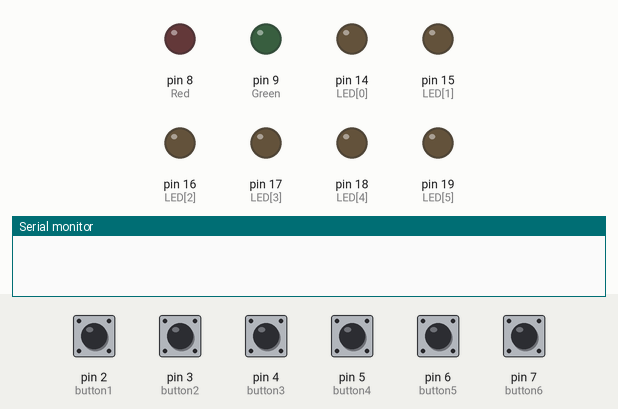
Recording of a sketch running on a simulated Arduino Uno, built with avr-gcc and run on an emulated ATmega328P. Shown: output pins drawn as LEDs (lit = HIGH), the last lines printed to the serial monitor. The inputs (shaded band) are chosen by the test bench; at power-on: pin 2 (button1), pin 3 (button2), pin 4 (button3), pin 5 (button4), pin 6 (button5), pin 7 (button6) HIGH.

Above: at 1.2 s.
1.3 s: pin 2 (button1) pulled LOW for 0.15 s
At 2.5 s:
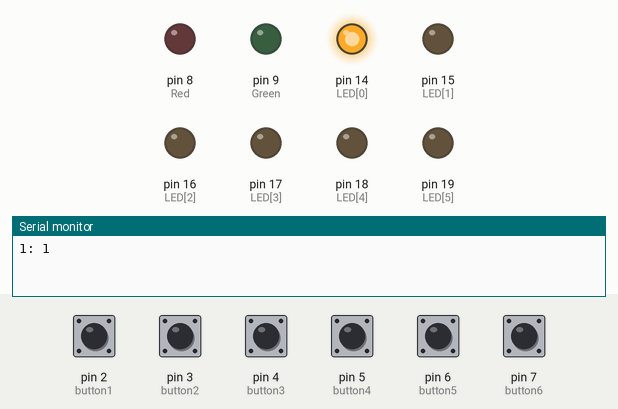
2.9 s: pin 3 (button2) pulled LOW for 0.15 s
At 3.7 s:
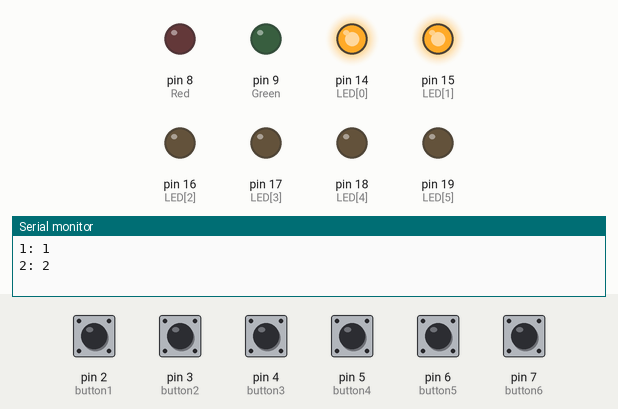
4.5 s: pin 4 (button3) pulled LOW for 1 s
At 6.2 s:
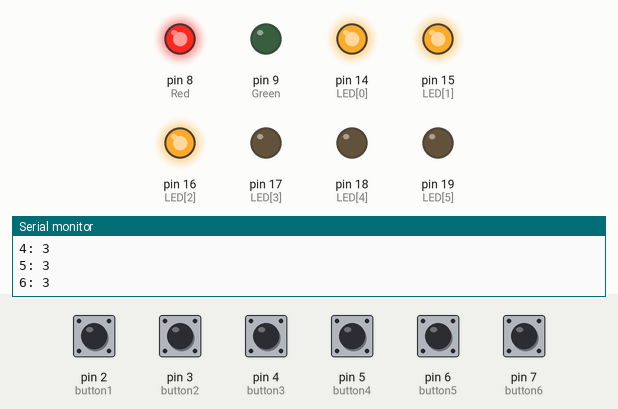
8.5 s: pin 5 (button4) pulled LOW for 0.15 s
At 9.2 s:
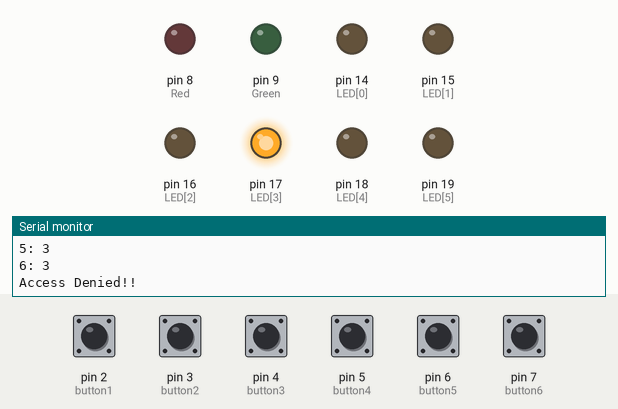
10.1 s: pin 6 (button5) pulled LOW for 0.15 s
At 10.4 s:
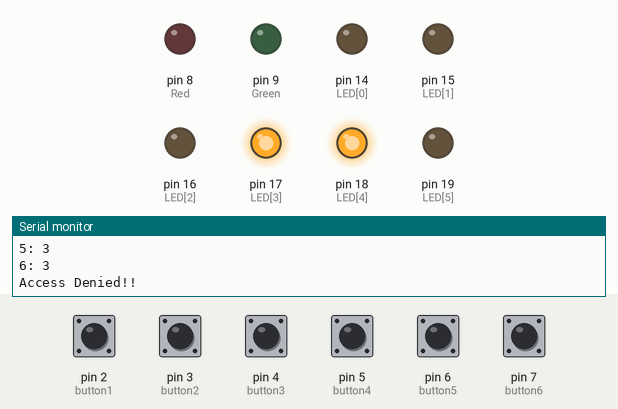
11.7 s: pin 7 (button6) pulled LOW for 0.15 s
At 12.8 s:
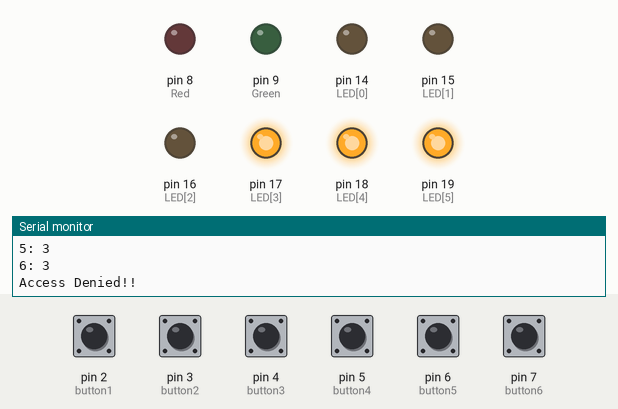
Timing chart, 0 to 14.3 s (numbered marks = the images above; inputs shaded):
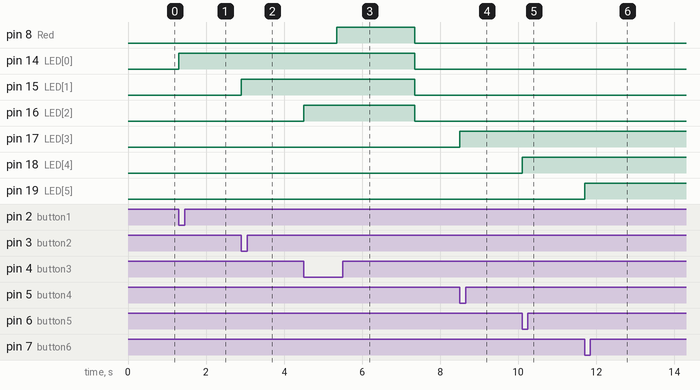

The sketch:

lock_system1.ino
```cpp
// Button initialization
const int button1 = 2;
const int button2 = 3;
const int button3 = 4;
const int button4 = 5;
const int button5 = 6;
const int button6 = 7;
const int LED[] = {14, 15, 16, 17, 18, 19}; // Array of LED pins

const int Red = 8;
const int Green = 9;
void checkEntered1(int button);

int code[] = {1, 5, 5, 2, 3, 2}; // Code to be entered

int entered[7]; // Array to store entered code

void setup() {
  Serial.begin(9600);

  // Set button pins as inputs with pull-up resistors
  pinMode(button1, INPUT_PULLUP);
  pinMode(button2, INPUT_PULLUP);
  pinMode(button3, INPUT_PULLUP);
  pinMode(button4, INPUT_PULLUP);
  pinMode(button5, INPUT_PULLUP);
  pinMode(button6, INPUT_PULLUP);

  pinMode(Red, OUTPUT);
  pinMode(Green, OUTPUT);

  digitalWrite(Red, LOW);

  // Set LED pins as outputs
  for (int i = 0; i < 6; i++) {
    pinMode(LED[i], OUTPUT);
  }
}

void loop() {
  // Check each button for press
  if (digitalRead(button1) == LOW) {
    checkEntered1(1); // Call checkEntered and pass it a 1
    delay(250);
  }
  else if (digitalRead(button2) == LOW) {
    checkEntered1(2);
    delay(250);
  }
  else if (digitalRead(button3) == LOW) {
    checkEntered1(3);
    delay(250);
  }
  else if (digitalRead(button4) == LOW) {
    checkEntered1(4);
    delay(250);
  }
  else if (digitalRead(button5) == LOW) {
    checkEntered1(5);
    delay(250);
  }
  else if (digitalRead(button6) == LOW) {
    checkEntered1(6);
    delay(250);
  }
}

void checkEntered1(int button) {
  // Turn on corresponding LED
  digitalWrite(LED[button - 1], HIGH);
  // Check if button has already been pressed
  if (entered[0] != 0) {
    checkEntered2(button); // Move on to checkEntered2, passing it "button"
  }
  else if (entered[0] == 0) {
    entered[0] = button;
    Serial.print("1: ");
    Serial.println(entered[0]);
  }
}

void checkEntered2(int button) {
  digitalWrite(LED[button - 1], HIGH);
  if (entered[1] != 0) {
    checkEntered3(button);
  }
  else if (entered[1] == 0) {
    entered[1] = button;
    Serial.print("2: ");
    Serial.println(entered[1]);
  }
}

void checkEntered3(int button) {
  digitalWrite(LED[button - 1], HIGH);
  if (entered[2] != 0) {
    checkEntered4(button);
  }
  else if (entered[2] == 0) {
    entered[2] = button;
    Serial.print("3: ");
    Serial.println(entered[2]);
  }
}

void checkEntered4(int button) {
  digitalWrite(LED[button - 1], HIGH);
  if (entered[3] != 0) {
    checkEntered5(button);
  }
  else if (entered[3] == 0) {
    entered[3] = button;
    Serial.print("4: ");
    Serial.println(entered[3]);
  }
}

void checkEntered5(int button) {
  digitalWrite(LED[button - 1], HIGH);
  if (entered[4] != 0) {
    checkEntered6(button);
  }
  else if (entered[4] == 0) {
    entered[4] = button;
    Serial.print("5: ");
    Serial.println(entered[4]);
  }
}

void checkEntered6(int button) {
  digitalWrite(LED[button - 1], HIGH);
  if (entered[5] == 0) {
    entered[5] = button;
    Serial.print("6: ");
    Serial.println(entered[5]);
    delay(100);
    validate();
  }
}

void validate() {
  if ((entered[0] == code[0]) && (entered[1] == code[1]) && (entered[2] == code[2]) && (entered[3] == code[3]) && (entered[4] == code[4]) && (entered[5] == code[5])) {
    digitalWrite(Red, LOW);
    digitalWrite(Green, HIGH);
    delay(2000);
    Serial.println("Access Granted!!");
    digitalWrite(Green, LOW);
  }
  else {
    digitalWrite(Red, HIGH);
    delay(2000);
    digitalWrite(Red, LOW);
    Serial.println("Access Denied!!");
  }
  close_all();
}

void close_all() {
  for (int i = 0; i < 6; i++) {
    digitalWrite(LED[i], LOW);
  }
}
```

Measured:
- after the input at 1.3 s, pin 14 (LED[0]): LOW → HIGH at once
- after the input at 2.9 s, pin 15 (LED[1]): LOW → HIGH at once
- after the input at 4.5 s, pin 8 (Red): LOW → HIGH after 0.85 s, → LOW 2.0 s later; pin 14 (LED[0]), pin 15 (LED[1]): HIGH → LOW after 2.9 s; pin 16 (LED[2]): LOW → HIGH at once, → LOW 2.9 s later
- after the input at 8.5 s, pin 17 (LED[3]): LOW → HIGH at once
- after the input at 10.1 s, pin 18 (LED[4]): LOW → HIGH at once
- after the input at 11.7 s, pin 19 (LED[5]): LOW → HIGH at once
